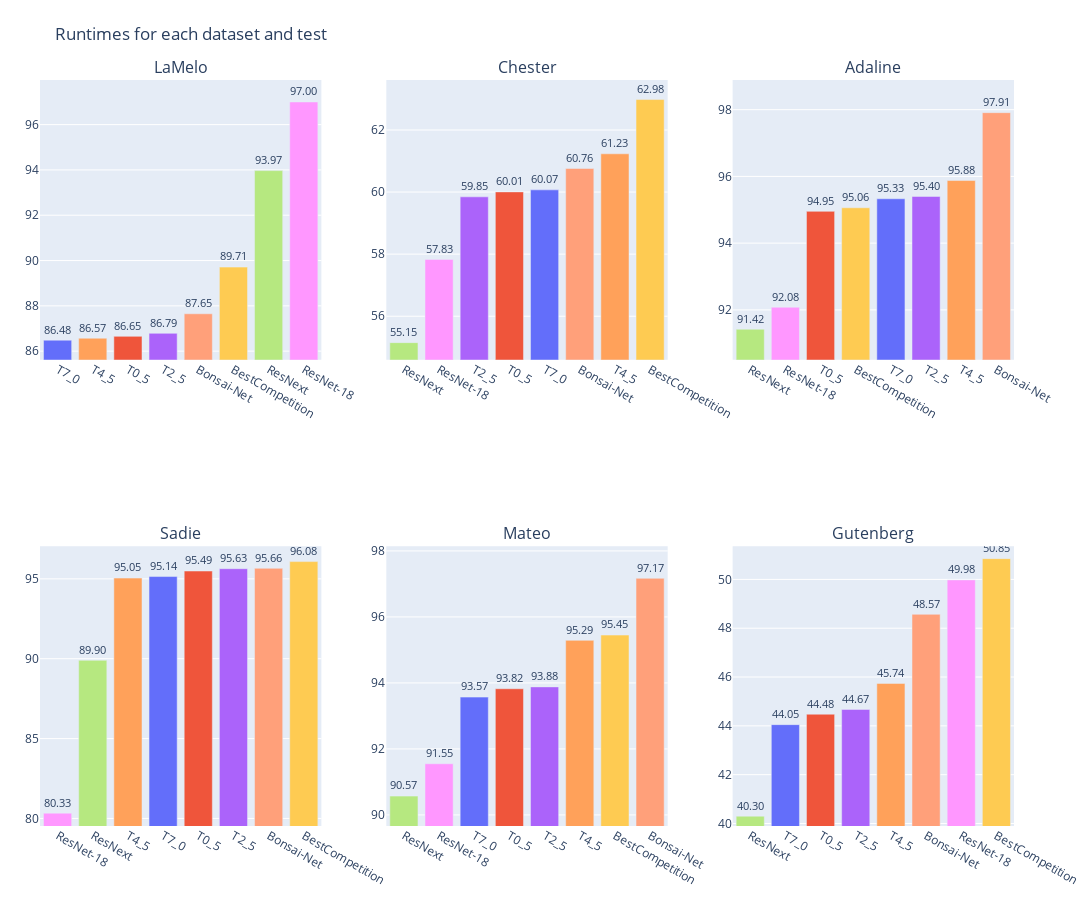

The notebook cell this image was saved under:
### Code cell
import plotly.subplots as sp
import plotly.graph_objects as go

plot_df = raw_score_df  # Assuming `raw_score_df` is the DataFrame

fig = sp.make_subplots(rows=2, cols=3, subplot_titles=plot_df.columns)

# Define the colors for each index
def get_color_for_index(index):
    return color_map.get(index, '#636EFA')  # Default to blue if index not in map

# Adding traces for each column and displaying the scores on top of each bar
for i, column in enumerate(plot_df.columns):
    row = i // 3 + 1
    col = i % 3 + 1
    
    # Sort the values for the current column
    sorted_df = plot_df[[column]].sort_values(by=column)

    # Get the sorted indices and values
    sorted_indices = sorted_df.index
    sorted_values = sorted_df[column]

    # Map the colors for the sorted indices
    colors = [get_color_for_index(idx) for idx in sorted_indices]
    
    fig.add_trace(
        go.Bar(
            x=sorted_indices, 
            y=sorted_values, 
            name=column, 
            marker_color=colors, 
            showlegend=False,
            text=sorted_values,  # Display the sorted score values
            textposition='outside',  # Position the text outside the bars
            texttemplate='%{text:.2f}',  # Format the text to 2 decimal places
        ),
        row=row, col=col
    )

# Automatically set y-axis range for each subplot based on the min and max values
for i, column in enumerate(plot_df.columns):
    row = i // 3 + 1
    col = i % 3 + 1
    min_val = plot_df[column].min()
    max_val = plot_df[column].max()
    # Adding some padding to the range
    fig.update_yaxes(range=[min_val * 0.99, max_val * 1.01], row=row, col=col)

# Update layout
fig.update_layout(
    height=900, 
    width=1200, 
    title_text="Runtimes for each dataset and test", 
    showlegend=False,
    margin=dict(t=80, b=40, l=40, r=40)  # Adjust margins for better spacing
)

# Show plot
fig.show()

### Figure 1 — Plotly figure (JSON) as saved in the notebook; plotly's stock layout.template omitted (floating-point values rounded to 4 significant figures)
{"data": [{"marker": {"color": ["#636EFA", "#FFA15A", "#EF553B", "#AB63FA", "#FFA07A", "#FECB52", "#B6E880", "#FF97FF"]}, "name": "LaMelo", "showlegend": false, "text": [86.48, 86.57, 86.65, 86.79, 87.65, 89.71, 93.97, 97], "textposition": "outside", "texttemplate": "%{text:.2f}", "type": "bar", "x": ["T7_0", "T4_5", "T0_5", "T2_5", "Bonsai-Net", "BestCompetition", "ResNext", "ResNet-18"], "xaxis": "x", "y": [86.48, 86.57, 86.65, 86.79, 87.65, 89.71, 93.97, 97], "yaxis": "y"}, {"marker": {"color": ["#B6E880", "#FF97FF", "#AB63FA", "#EF553B", "#636EFA", "#FFA07A", "#FFA15A", "#FECB52"]}, "name": "Chester", "showlegend": false, "text": [55.15, 57.83, 59.85, 60.01, 60.07, 60.76, 61.23, 62.98], "textposition": "outside", "texttemplate": "%{text:.2f}", "type": "bar", "x": ["ResNext", "ResNet-18", "T2_5", "T0_5", "T7_0", "Bonsai-Net", "T4_5", "BestCompetition"], "xaxis": "x2", "y": [55.15, 57.83, 59.85, 60.01, 60.07, 60.76, 61.23, 62.98], "yaxis": "y2"}, {"marker": {"color": ["#B6E880", "#FF97FF", "#EF553B", "#FECB52", "#636EFA", "#AB63FA", "#FFA15A", "#FFA07A"]}, "name": "Adaline", "showlegend": false, "text": [91.42, 92.08, 94.95, 95.06, 95.33, 95.4, 95.88, 97.91], "textposition": "outside", "texttemplate": "%{text:.2f}", "type": "bar", "x": ["ResNext", "ResNet-18", "T0_5", "BestCompetition", "T7_0", "T2_5", "T4_5", "Bonsai-Net"], "xaxis": "x3", "y": [91.42, 92.08, 94.95, 95.06, 95.33, 95.4, 95.88, 97.91], "yaxis": "y3"}, {"marker": {"color": ["#FF97FF", "#B6E880", "#FFA15A", "#636EFA", "#EF553B", "#AB63FA", "#FFA07A", "#FECB52"]}, "name": "Sadie", "showlegend": false, "text": [80.33, 89.9, 95.05, 95.14, 95.49, 95.63, 95.66, 96.08], "textposition": "outside", "texttemplate": "%{text:.2f}", "type": "bar", "x": ["ResNet-18", "ResNext", "T4_5", "T7_0", "T0_5", "T2_5", "Bonsai-Net", "BestCompetition"], "xaxis": "x4", "y": [80.33, 89.9, 95.05, 95.14, 95.49, 95.63, 95.66, 96.08], "yaxis": "y4"}, {"marker": {"color": ["#B6E880", "#FF97FF", "#636EFA", "#EF553B", "#AB63FA", "#FFA15A", "#FECB52", "#FFA07A"]}, "name": "Mateo", "showlegend": false, "text": [90.57, 91.55, 93.57, 93.82, 93.88, 95.29, 95.45, 97.17], "textposition": "outside", "texttemplate": "%{text:.2f}", "type": "bar", "x": ["ResNext", "ResNet-18", "T7_0", "T0_5", "T2_5", "T4_5", "BestCompetition", "Bonsai-Net"], "xaxis": "x5", "y": [90.57, 91.55, 93.57, 93.82, 93.88, 95.29, 95.45, 97.17], "yaxis": "y5"}, {"marker": {"color": ["#B6E880", "#636EFA", "#EF553B", "#AB63FA", "#FFA15A", "#FFA07A", "#FF97FF", "#FECB52"]}, "name": "Gutenberg", "showlegend": false, "text": [40.3, 44.05, 44.48, 44.67, 45.74, 48.57, 49.98, 50.85], "textposition": "outside", "texttemplate": "%{text:.2f}", "type": "bar", "x": ["ResNext", "T7_0", "T0_5", "T2_5", "T4_5", "Bonsai-Net", "ResNet-18", "BestCompetition"], "xaxis": "x6", "y": [40.3, 44.05, 44.48, 44.67, 45.74, 48.57, 49.98, 50.85], "yaxis": "y6"}], "layout": {"annotations": [{"font": {"size": 16}, "showarrow": false, "text": "LaMelo", "x": 0.1444, "xanchor": "center", "xref": "paper", "y": 1, "yanchor": "bottom", "yref": "paper"}, {"font": {"size": 16}, "showarrow": false, "text": "Chester", "x": 0.5, "xanchor": "center", "xref": "paper", "y": 1, "yanchor": "bottom", "yref": "paper"}, {"font": {"size": 16}, "showarrow": false, "text": "Adaline", "x": 0.8556, "xanchor": "center", "xref": "paper", "y": 1, "yanchor": "bottom", "yref": "paper"}, {"font": {"size": 16}, "showarrow": false, "text": "Sadie", "x": 0.1444, "xanchor": "center", "xref": "paper", "y": 0.375, "yanchor": "bottom", "yref": "paper"}, {"font": {"size": 16}, "showarrow": false, "text": "Mateo", "x": 0.5, "xanchor": "center", "xref": "paper", "y": 0.375, "yanchor": "bottom", "yref": "paper"}, {"font": {"size": 16}, "showarrow": false, "text": "Gutenberg", "x": 0.8556, "xanchor": "center", "xref": "paper", "y": 0.375, "yanchor": "bottom", "yref": "paper"}], "height": 900, "margin": {"b": 40, "l": 40, "r": 40, "t": 80}, "showlegend": false, "title": {"text": "Runtimes for each dataset and test"}, "width": 1200, "xaxis": {"anchor": "y", "autorange": true, "domain": [0, 0.2889], "range": [-0.5, 7.5], "type": "category"}, "xaxis2": {"anchor": "y2", "autorange": true, "domain": [0.3556, 0.6444], "range": [-0.5, 7.5], "type": "category"}, "xaxis3": {"anchor": "y3", "autorange": true, "domain": [0.7111, 1], "range": [-0.5, 7.5], "type": "category"}, "xaxis4": {"anchor": "y4", "autorange": true, "domain": [0, 0.2889], "range": [-0.5, 7.5], "type": "category"}, "xaxis5": {"anchor": "y5", "autorange": true, "domain": [0.3556, 0.6444], "range": [-0.5, 7.5], "type": "category"}, "xaxis6": {"anchor": "y6", "autorange": true, "domain": [0.7111, 1], "range": [-0.5, 7.5], "type": "category"}, "yaxis": {"anchor": "x", "domain": [0.625, 1], "range": [85.62, 97.97], "type": "linear"}, "yaxis2": {"anchor": "x2", "domain": [0.625, 1], "range": [54.6, 63.61], "type": "linear"}, "yaxis3": {"anchor": "x3", "domain": [0.625, 1], "range": [90.51, 98.89], "type": "linear"}, "yaxis4": {"anchor": "x4", "domain": [0, 0.375], "range": [79.53, 97.04], "type": "linear"}, "yaxis5": {"anchor": "x5", "domain": [0, 0.375], "range": [89.66, 98.14], "type": "linear"}, "yaxis6": {"anchor": "x6", "domain": [0, 0.375], "range": [39.9, 51.36], "type": "linear"}}}
